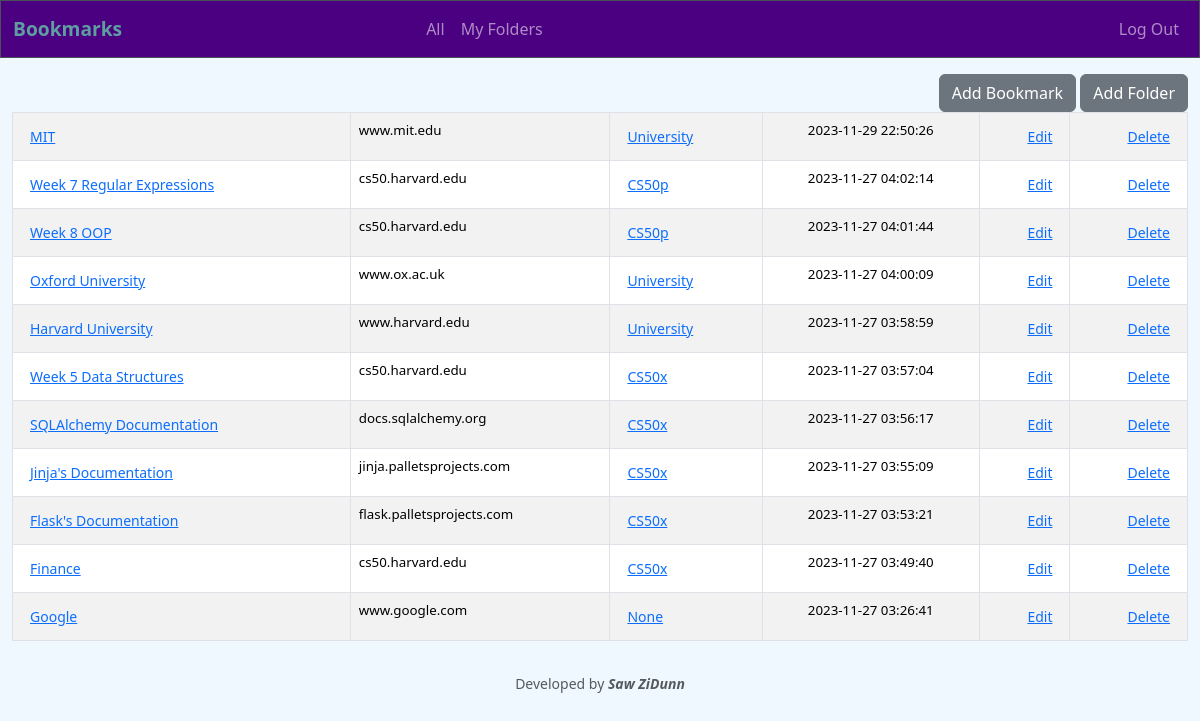
Page / (signed in) on the earlier database version.
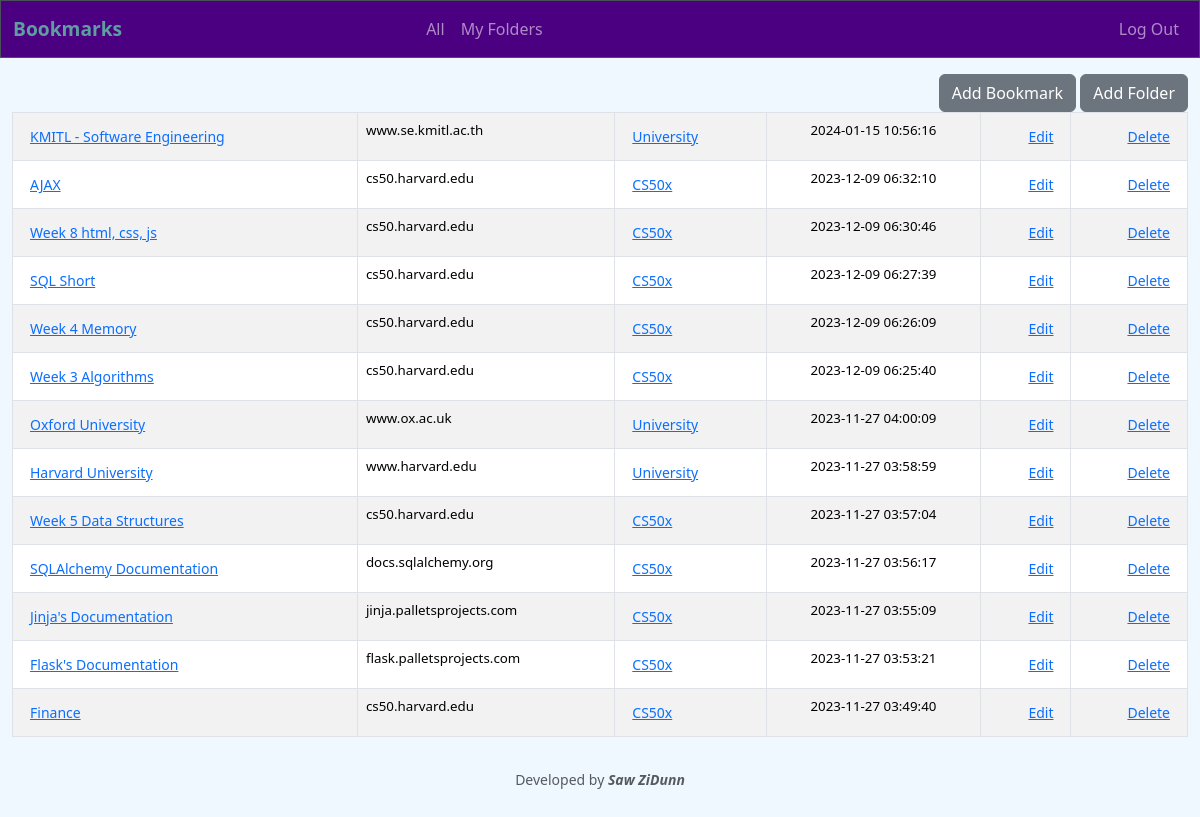
Same page on the later database version.
### tables this page shows
CREATE TABLE bookmarks (
    id INTEGER PRIMARY KEY AUTOINCREMENT NOT NULL,
    name TEXT NOT NULL,
    url TEXT NOT NULL,
    folder_id INTEGER DEFAULT NULL,
    user_id INTEGER NOT NULL,
    time DATETIME NOT NULL,
    FOREIGN KEY (folder_id) REFERENCES folders(id),
    FOREIGN KEY (user_id) REFERENCES users(id)
);

CREATE TABLE folders ( id INTEGER PRIMARY KEY AUTOINCREMENT,
    user_id INTEGER NOT NULL,
    name TEXT NOT NULL,
    time DATETIME NOT NULL,
    FOREIGN KEY (user_id) REFERENCES users(id)
);

### app.py (the view)
@app.route("/", methods=["GET", "POST"])
@login_required
def index():
    bookmarks: list = db.execute(
        "SELECT name, url, id, folder_id, time FROM bookmarks WHERE user_id=? ORDER BY time DESC",
        session["user_id"])
    for dic in bookmarks:
        dic["folder_name"] = db.execute("SELECT name FROM folders WHERE id=? and user_id=?", dic["folder_id"], session["user_id"])[0]["name"]
        del dic['folder_id']
    if request.form.get("specific"):
        bookmarks = [bookmark for bookmark in bookmarks if bookmark["folder_name"] == request.form.get("specific")]
    return render_template("index.html", bookmarks=bookmarks)

### app.py (called while the page is built)
@app.after_request
def after_request(response):
    response.headers["Cache-Control"] = "no-cache, no-store, must-revalidate"
    response.headers["Expires"] = 0
    response.headers["Pragma"] = "no-cache"
    return response

### helpers.py (called while the page is built)
def login_required(f):
    @wraps(f)
    def decorated_function(*args, **kwargs):
        if session.get("user_id") is None:
            return redirect("/login")
        return f(*args, **kwargs)
    return decorated_function

def shorten_url(long_url):
    pattern = re.compile(r'(?:https?://)?([a-zA-Z0-9.-]+)')
    match = pattern.match(long_url)
    base_home_page = match.group(1) if match else None
    return base_home_page

### templates/index.html (shortened to what this page needs)
{% extends "layout.html" %} {% block title %} Index {% endblock %} {% block main
%}
<table class="table table-striped table-bordered" style="font-size: smaller">
    <tbody>
        {% for bookmark in bookmarks %}
        <tr>
            <td class="text-start">
                <button
                    class="btn btn-link btn-sm"
                    onclick="goto('{{ bookmark.url }}')"
                >
                    {{ bookmark.name }}
                </button>
            </td>
            <td class="text-start">{{ bookmark.url|shorten_url }}</td>
            <td class="text-start">
                <form action="/" method="post">
                    <button class="btn btn-link btn-sm" type="submit">
                        {{ bookmark.folder_name }}
                    </button>
                </form>
            </td>
            <td>{{ bookmark.time }}</td>
            <td class="text-end">
                <button
                    type="button"
                    data-bs-toggle="modal"
                    data-bs-target="#edit_bookmark_{{ loop.index }}"
                    class="btn btn-link btn-sm"
                >
                    Edit
                </button>
            </td>
            <td class="text-end">
                <button
                    type="button"
                    data-bs-toggle="modal"
                    data-bs-target="#delete_bookmark_{{ loop.index }}"
                    class="btn btn-link btn-sm"
                >
                    Delete
                </button>
            </td>
        </tr>
        {% endfor %}
    </tbody>
</table>
{% endblock %}

### templates/layout.html (shortened to what this page needs)
<!DOCTYPE html>
<html lang="en">
    <head>
        <link
            href="https://cdn.jsdelivr.net/npm/bootstrap@5.3.2/dist/css/bootstrap.min.css"
            rel="stylesheet"
        />
        <link href="/static/style.css" rel="stylesheet" />
    </head>
    <body>
        <nav
            class="border navbar navbar-expand-md navbar-light"
            style="background-color: indigo"
            data-bs-theme="dark"
        >
            <div class="container-fluid">
                <a class="navbar-brand" href="/"
                    ><b class="blue">Bookmarks</b></a
                >
                <div class="collapse navbar-collapse" id="navbar">
                    {% if session["user_id"] %}
                    <ul class="navbar-nav mx-auto">
                        <li class="nav-item">
                            <a class="nav-link" href="/">All</a>
                        </li>
                        <li class="nav-item">
                            <a class="nav-link" href="/folders">My Folders</a>
                        </li>
                    </ul>
                    <ul class="navbar-nav ms-auto">
                        <li class="nav-item">
                            <a class="nav-link" href="/logout">Log Out</a>
                        </li>
                    </ul>
                    {% else %}
                    <ul class="navbar-nav ms-auto">
                        <li class="nav-item">
                            <a class="nav-link" href="/login">Log In</a>
                        </li>
                    </ul>
                    {% endif %}
                </div>
            </div>
        </nav>
        <main class="container-fluid py-3 text-center">
            <div class="text-end">
                <a href="/add_bookmark"
                    ><button type="button" class="btn btn-secondary">
                        Add Bookmark
                    </button></a
                >
                <button
                    type="button"
                    class="btn btn-secondary"
                    data-bs-toggle="modal"
                    data-bs-target="#add_folder"
                >
                    Add Folder
                </button>
            </div>
            {% block main %}{% endblock %}
        </main>
        <footer class="mb-5 small text-center text-muted">
            Developed by <b><i>Saw ZiDunn</i></b>
        </footer>
    </body>
</html>

### static/style.css (style rules this page uses)
body { background-color: aliceblue; }
nav .navbar-brand { font-size: larger; }
nav .navbar-brand .blue { color: cadetblue; }

Differences in the rows shown:
removed bookmarks: name "MIT", url|shorten_url "www.mit.edu", folder_name "University", time "2023-11-29 22:50:26"
removed bookmarks: name "Week 7 Regular Expressions", url|shorten_url "cs50.harvard.edu", folder_name "CS50p", time "2023-11-27 04:02:14"
removed bookmarks: name "Week 8 OOP", url|shorten_url "cs50.harvard.edu", folder_name "CS50p", time "2023-11-27 04:01:44"
removed bookmarks: name "Google", url|shorten_url "www.google.com", folder_name "None", time "2023-11-27 03:26:41"
added bookmarks: name "KMITL - Software Engineering", url|shorten_url "www.se.kmitl.ac.th", folder_name "University", time "2024-01-15 10:56:16"
added bookmarks: name "AJAX", url|shorten_url "cs50.harvard.edu", folder_name "CS50x", time "2023-12-09 06:32:10"
added bookmarks: name "Week 8 html, css, js", url|shorten_url "cs50.harvard.edu", folder_name "CS50x", time "2023-12-09 06:30:46"
added bookmarks: name "SQL Short", url|shorten_url "cs50.harvard.edu", folder_name "CS50x", time "2023-12-09 06:27:39"
added bookmarks: name "Week 4 Memory", url|shorten_url "cs50.harvard.edu", folder_name "CS50x", time "2023-12-09 06:26:09"
added bookmarks: name "Week 3 Algorithms", url|shorten_url "cs50.harvard.edu", folder_name "CS50x", time "2023-12-09 06:25:40"
